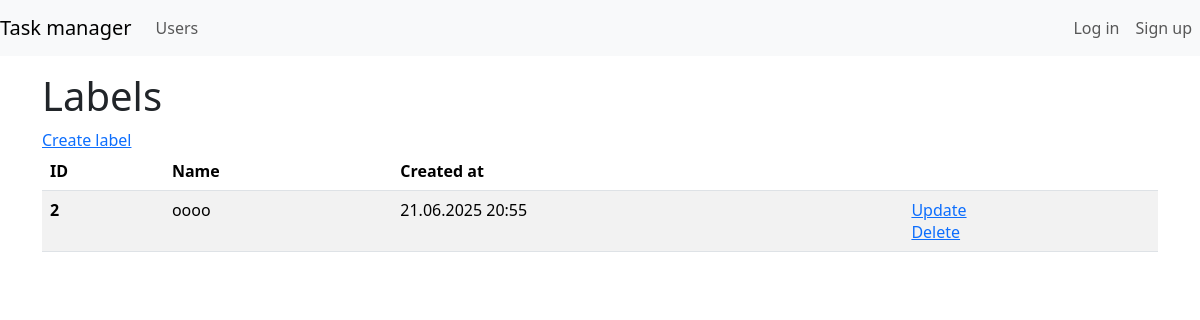
Screenshot of /labels/ with the database file from the repository.
### task_manager/labels/models.py (models this page shows, shortened)
class Label(models.Model):
    name = models.CharField(max_length=40, unique=True, null=False)
    created_at = models.DateTimeField(_("Creation date"), auto_now_add=True)

### task_manager/labels/views.py (the view)
# urls.py: path("", LabelView.as_view(), name="label_list"),
class LabelView(ListView):
    model = Label
    context_object_name = "label_list"
    template_name = "labels/label_list.html"

### task_manager/templates/labels/label_list.html (shortened to what this page needs)
{% extends "task_manager/base.html" %}
{% load i18n %}
{% load django_bootstrap5 %}
{% block content %}
<div class="mt-4">
    <h1 class="mt-1">{% translate "Labels" %}</h1>
    <a href="{% url 'labels:create_label' %}">{% translate 'Create label' %}</a>
    {% if label_list %}
    <table class="table table-striped">
        <thead>
            <tr>
                <th scope="col">ID</th>
                <th scope="col">{% translate "Name" %}</th>
                <th scope="col">{% translate "Created at" %}</th>
                <th></th>
            </tr>
        </thead>
        <tbody>
            {% for label in label_list %}
            <tr>
                <th scope="row"> {{ label.id }}</th>
                <td>{{ label.name }}</td>
                <td>{{ label.created_at|date:"d.m.Y H:i" }}</td>
                <td>
                    <a href="{% url 'labels:update_label' label.pk %}">{% translate 'Update' %}</a>
                    <br>
                    <a href="{% url 'labels:delete_label' label.pk %}">{% translate 'Delete' %}</a>
                </td>
            </tr>
            {% endfor %}
        </tbody>
    </table>
    {% else %}
    <p>{% translate "There are no labels." %}
    </p>
    {% endif %}
    {% endblock %}

### rows the page displays
Label: id "2", name "оооо", created_at "21.06.2025 20:55"
